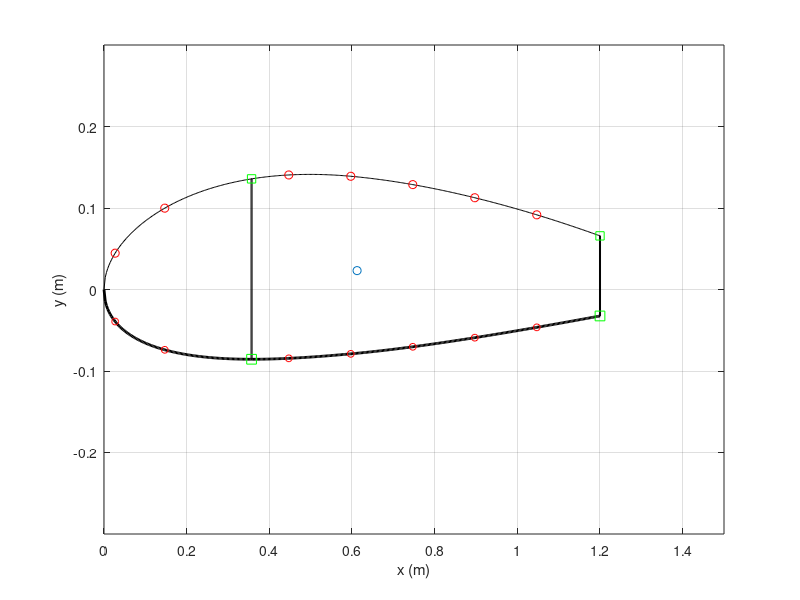

Recreate this plot in MATLAB. (Note: this script raises an error after producing the figure.)
% function [x, y, Ixx, Iyy, Ixy, skin, spar, str, caps] = build_airfoil()

 


clear all;
%% 2415 Airfoil 
m = 0.02;               % 
p = 0.4;                % max camber
t = 0.15;               % max thickness 
c = 1.5;                % chord length
nx = 500;               % number of increments
dx = c/nx;  
x = 0:dx:c;             % even spacing

%% Structural elements (arbitrary inputs for now)
skin.t = 0.001;                               % thickness of skin
spar.t = 0.0025;                               % thickness of spar
str.A_upp = 5E-6;                            % area of each upper stringer
str.A_low = 5E-6;                            % area of each lower stringer
caps.A = 1E-5;                                % area of spar caps
spar.x = x(120);                                                      % choose x location of spar
str.x_upp = [x(10), x(50), x(150), x(200), x(250),x(300), x(350)];     % choose x locations of upper stringers
str.x_low = [x(10), x(50), x(150), x(200), x(250),x(300), x(350)];     % choose x locations of lower stringers

%% Create Airfoil from equation
yc = zeros(1,nx+1);
yt = zeros(1,nx+1);
yU0 = zeros(1,nx+1);
yL0 = zeros(1,nx+1);
theta = zeros(1,nx+1);
xb = p*c;
i_xb = xb/dx + 1;  

% NACA equation source: http://www.aerospaceweb.org/question/airfoils/q0041.shtml    
for i = 1:nx+1
    yt(i) = 5*t*c*(0.2969*sqrt(x(i)/c) - 0.1260*(x(i)/c) - 0.3516*(x(i)/c)^2 + 0.2843*(x(i)/c)^3 - 0.1015*(x(i)/c)^4);
    if i <= i_xb
        yc(i) = m*x(i)/p^2*(2*p - x(i)/c);
        theta(i) = atan(2*m/p^2*(p - x(i)/c));
    else
        yc(i) = m*(c - x(i))/(1-p)^2*(1 + x(i)/c - 2*p);
        theta(i) = atan(2*m/(1-p)^2*(p-x(i)/c));
    end
    yU0(i) = yc(i) + yt(i)*cos(theta(i));
    yL0(i) = yc(i) - yt(i)*cos(theta(i));
end

% The last 20% of the chord length of the airfoil was neglected under the assumption that
% this section contained flaps and ailerons, and would therefore not support aerodynamic loads.
i_xend = round(0.8*c/dx)+1;
x = x(1:i_xend);
yU = yU0(1:i_xend);
yL = yL0(1:i_xend);

%% Spars
spar.x = [spar.x,x(end)];                    % x location of spar
spar.n = length(spar.x);                     % number of spars
spar.i = round(spar.x./dx)+1;                % index of spars  
spar.h = yU(spar.i) - yL(spar.i);            % height of spar
spar.Cy = (yU(spar.i) + yL(spar.i))/2;       % y centroid of spar  
spar.A = spar.t*spar.h;                      % area of spar
spar.y_upp = yU(spar.i);
spar.y_low = yL(spar.i);

%% Stringers
str.n_upp = length(str.x_upp);                            % number of upper stringers
str.i_upp = round(str.x_upp./dx)+1;                       % indices of upper stringers
str.n_low = length(str.x_low);                            % number of lower stringers
str.i_low = round(str.x_low./dx)+1;                       % indices of lower stringers

%% Nodes (based on TA's definition: node = skin and spar cap)
node.x_upp = [str.x_upp,spar.x];            % x location of upper stringers and spars
node.x_upp = sort(node.x_upp);              % sort ascending
% skin should be broken into smaller elements for higher accuracy of calculation
% break one skin element into two by adding one more node in between
skin.x_upp = zeros(1,2*length(node.x_upp)-1);
for i = 1:length(node.x_upp)-1
    skin.x_upp(2*i-1) = node.x_upp(i);
    skin.x_upp(2*i) = (node.x_upp(i) + node.x_upp(i+1))/2;
end
skin.x_upp(end) = node.x_upp(end);

skin.i_upp = round(skin.x_upp/dx)+1;       % indices of skins
skin.n_upp = length(skin.x_upp)-1;         % number of upper skins
skin.l_upp = zeros(1,skin.n_upp);          % length of upper skins
skin.A_upp = zeros(1,skin.n_upp);          % area of upper skins
skin.Cx_upp = zeros(1,skin.n_upp);         % x centroid of upper skins
skin.Cy_upp = zeros(1,skin.n_upp);         % y centroid of upper skins

for i = 1:skin.n_upp
    skin.l_upp(i) = sqrt((yU(skin.i_upp(i+1)) - yU(skin.i_upp(i)))^2 + (skin.x_upp(i+1) - skin.x_upp(i))^2);  
    skin.A_upp(i) = skin.t*skin.l_upp(i);
    skin.Cx_upp(i) = (skin.x_upp(i+1) + skin.x_upp(i))/2;
    skin.Cy_upp(i) = (yU(skin.i_upp(i+1)) + yU(skin.i_upp(i)))/2;
end

% lower nodes
node.x_low = [str.x_low,spar.x];
node.x_low = sort(node.x_low);

skin.x_low = zeros(1,2*length(node.x_low)-1);
for i = 1:length(node.x_low)-1
    skin.x_low(2*i-1) = node.x_low(i);
    skin.x_low(2*i) = (node.x_low(i) + node.x_low(i+1))/2;
end
skin.x_low(end) = node.x_low(end);

skin.i_low = round(skin.x_low/dx)+1;
skin.n_low = length(skin.x_low)-1;
skin.l_low = zeros(1,skin.n_low);
skin.A_low = zeros(1,skin.n_low);
skin.Cx_low = zeros(1,skin.n_low);
skin.Cy_low = zeros(1,skin.n_low);

for i = 1:skin.n_low
    skin.l_low(i) = sqrt((yL(skin.i_low(i+1)) - yL(skin.i_low(i)))^2 + (skin.x_low(i+1) - skin.x_low(i))^2);
    skin.A_low(i) = skin.t*skin.l_low(i);
    skin.Cx_low(i) = (skin.x_low(i+1) + skin.x_low(i))/2;
    skin.Cy_low(i) = (yL(skin.i_low(i+1)) + yL(skin.i_low(i)))/2;
end

%% Spar Caps
caps.x = spar.x;
caps.n = 2*length(caps.x);
caps.y_upp = yU(spar.i);
caps.y_low = yL(spar.i);
caps.i = round(caps.x/dx)+1;
% Centroids of caps are at the x and y locations: caps.Cy = caps.C,

%% Centroid of the overall wing section
% initial value
Cx_sum = 2*(sum(caps.x.*caps.A)) + sum(str.x_upp.*str.A_upp) + sum(str.x_low.*str.A_low) + sum(spar.x.*spar.A) ...
         + sum(skin.Cx_low.*skin.A_low) + sum(skin.Cx_upp.*skin.A_upp);
Cy_sum = sum(caps.y_low.*caps.A) + sum(caps.y_upp.*caps.A) + sum(yU(str.i_upp).*str.A_upp) + sum(yL(str.i_low).*str.A_low) ... 
         + sum(spar.Cy.*spar.A) + sum(skin.Cy_low.*skin.A_low) + sum(skin.Cy_upp.*skin.A_upp);
A_sum = caps.A*caps.n + str.A_upp*str.n_upp + str.A_low*str.n_low + sum(spar.A) + sum(skin.A_low) + sum(skin.A_upp);

Cx = Cx_sum/A_sum;
Cy = Cy_sum/A_sum;

figure
plot(x,yU,'k',x,yL,'k','Linewidth',2);
ylim([-0.3 0.3])
hold on
xlim([0,c]);
plot(str.x_upp,yU(str.i_upp),'or',str.x_low,yL(str.i_low),'or','markersize',5);
% plot([x(1),x(1)],[yU(i(1)),yL(i(1))],'b',[x(end),x(end)],[yU(end),yL(end)],'b','Linewidth',3);
rectangle('Position',[x(spar.i(1))-spar.t/2, yL(spar.i(1)), spar.t, yU(spar.i(1))-yL(spar.i(1))]);
rectangle('Position',[x(spar.i(2))-spar.t/2, yL(spar.i(2)), spar.t, yU(spar.i(2))-yL(spar.i(2))]);
plot(spar.x,yU(spar.i),'sg',spar.x,yL(spar.i),'sg','markersize',7);
% plot([x(end),x(end)],[yU(end),yL(end)]);
scatter(Cx,Cy,'m*')
ylabel('y (m)')
xlabel('x (m)')
grid on

%% Area moments of inertia
for i = 1:length(spar.x)
    spar.Ixx(i) = (spar.t*spar.h(i)^3)/12 + spar.A(i)*(spar.Cy(i) - Cy)^2;
    spar.Iyy(i) = (spar.h(i)*spar.t^3)/12 + spar.A(i)*(spar.x(i) - Cx)^2;
    spar.Ixy(i) = spar.A(i)*(spar.Cy(i) - Cy)*(spar.x(i) - Cx);
end

for i = 1:skin.n_upp
    skin.Ixx_upp(i) = skin.A_upp(i)*(skin.Cy_upp(i) - Cy)^2;
    skin.Iyy_upp(i) = skin.A_upp(i)*(skin.Cx_upp(i) - Cx)^2;
    skin.Ixy_upp(i) = skin.A_upp(i)*(skin.Cy_upp(i) - Cy)*(skin.Cx_upp(i) - Cx);
end

for i = 1:skin.n_low
    skin.Ixx_low(i) = skin.A_low(i)*(skin.Cy_low(i) - Cy)^2;
    skin.Iyy_low(i) = skin.A_low(i)*(skin.Cx_low(i) - Cx)^2;
    skin.Ixy_low(i) = skin.A_low(i)*(skin.Cy_low(i) - Cy)*(skin.Cx_low(i) - Cx);
end

for i = 1:str.n_upp
    str.Ixx_upp(i) = str.A_upp*(yU(str.i_upp(i)) - Cy)^2;
    str.Iyy_upp(i) = str.A_upp*(str.x_upp(i) - Cx)^2;
    str.Ixy_upp(i) = str.A_upp*(yU(str.i_upp(i)) - Cy)*(str.x_upp(i) - Cx);
end

for i = 1:str.n_low
    str.Ixx_low(i) = str.A_low*(yL(str.i_low(i)) - Cy)^2;
    str.Iyy_low(i) = str.A_low*(str.x_low(i) - Cx)^2;
    str.Ixy_low(i) = str.A_low*(yL(str.i_low(i)) - Cy)*(str.x_low(i) - Cx);
end

for i = 1:length(caps.x)
    caps.Ixx_upp(i) = caps.A*(caps.y_upp(i) - Cy)^2;
    caps.Iyy_upp(i) = caps.A*(caps.x(i) - Cx)^2;
    caps.Ixy_upp(i) = caps.A*(caps.y_upp(i) - Cy)*(caps.x(i) - Cx);
end

for i = 1:length(caps.x)
    caps.Ixx_low(i) = caps.A*(caps.y_low(i) - Cy)^2;
    caps.Iyy_low(i) = caps.A*(caps.x(i) - Cx)^2;
    caps.Ixy_low(i) = caps.A*(caps.y_low(i) - Cy)*(caps.x(i) - Cx);
end

Ixx = sum(spar.Ixx)+sum(skin.Ixx_upp)+sum(skin.Ixx_low)+sum(str.Ixx_upp)+sum(str.Ixx_low)+sum(caps.Ixx_low);
Iyy = sum(spar.Iyy)+sum(skin.Iyy_upp)+sum(skin.Iyy_low)+sum(str.Iyy_upp)+sum(str.Iyy_low)+sum(caps.Iyy_low);
Ixy = sum(spar.Ixy)+sum(skin.Ixy_upp)+sum(skin.Ixy_low)+sum(str.Ixy_upp)+sum(str.Ixy_low)+sum(caps.Ixy_low);


%%%%%%%%%%%%%%%%%%%%%%%%%%%%%%%%%%%%%%%%%%%%%%%%%%%%%%%%%%%%%%%%%%%%%%%%
%% BELOW CALCULATIONS ARE COORDINATE TRANSFORMATIONS FOR JARED's CODE %%
%%%%%%%%%%%%%%%%%%%%%%%%%%%%%%%%%%%%%%%%%%%%%%%%%%%%%%%%%%%%%%%%%%%%%%%%

%% Shift coordinate system to centroid-centered frame
% x's
spar.x_c = spar.x - Cx;
skin.x_upp_c = skin.x_upp - Cx;
skin.x_low_c = skin.x_low - Cx;
str.x_upp_c = str.x_upp - Cx;
str.x_low_c = str.x_low - Cx;
caps.x_upp_c = caps.x_upp - Cx;
caps.x_low_c = caps.x_low - Cx;

% y's (Cy's are y's for point-components)
skin.y_upp_c = skin.Cy_upp - Cy;
skin.y_low_c = skin.Cy_low - Cy;
str.y_upp_c = str.Cy_upp - Cy;
str.y_low_c = str.Cy_low - Cy;
caps.y_upp_c = caps.y_upp - Cy;
caps.y_low_c = caps.y_low - Cy;

%% Make CCW coordinate system for shear flow
x_CCW = zeros(1,length(x));
yU_CCW = zeros(1,length(x));
yL_CCW = zeros(1,length(x));

for i = 1:length(x)
    x_CCW(i) = x(end - i + 1);
    yU_CCW(i) = yU(end - i + 1);
    yL_CCW(i) = yL(end - i + 1);
end
y_CCW = [yU_CCW yL_CCW(2:end)];         % the 2:end gets rid of the extra initial 0 value
x_CCW = [x_CCW x(2:end)];



spar.i_CCW = length(x) - spar.i + 1;
spar.i_CCW = sort([spar.i_CCW, (length(x) + spar.i - 1)]); 
skin.i_CCW = length(x) - skin.i_upp + 1;
skin.i_CCW = sort([skin.i_CCW, (length(x) + skin.i_low - 1)]);
str.i_CCW = length(x) - str.i_upp + 1;
str.i_CCW = sort([str.i_CCW, (length(x) + str.i_low - 1)]);
caps.i_CCW = spar.i_CCW;


%% coordiante transformation: new origin at centroid
%
%
% You need to update x, yU, yL, x_skinU, x_skinL, x_spar, x_strU, x_strL
%
%
